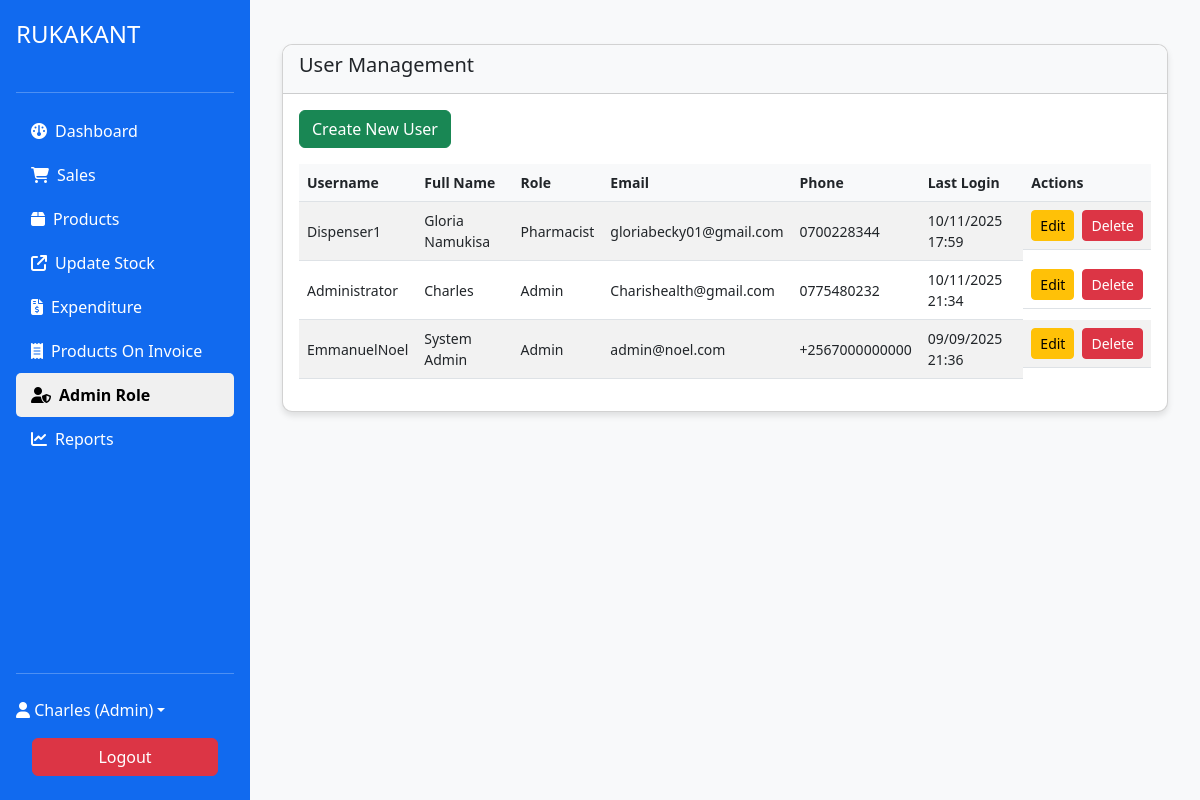
Screenshot of /system/admin.php (signed in) with the database file from the repository.
### tables this page shows
CREATE TABLE `users_pharm` (
  `id` int(11) NOT NULL,
  `username` varchar(50) NOT NULL,
  `password` varchar(255) NOT NULL,
  `role` enum('admin','pharmacist') NOT NULL,
  `full_name` varchar(100) NOT NULL,
  `email` varchar(100) NOT NULL,
  `phone` varchar(20) DEFAULT NULL,
  `created_at` datetime DEFAULT current_timestamp(),
  `last_login` datetime DEFAULT NULL,
  `status` tinyint(4) DEFAULT 1
);

### includes/db.php (called while the page is built, shortened)
<?php
class Database
{
    private $host = 'localhost';
    private $user = 'root';
    private $pass = '';
    private $dbname = 'hospital_management';
    private $conn;
    public function __construct()
    {
        $this->conn = new mysqli($this->host, $this->user, $this->pass, $this->dbname);
    }
    public function query($sql, $params = [])
    {
        $stmt = $this->conn->prepare($sql);
        $stmt->execute();
        $result = $stmt->get_result();
        return $result ? $result->fetch_all(MYSQLI_ASSOC) : false;
    }
}

### system/admin.php (the view, shortened to what this page needs)
<?php
require_once '../includes/db.php';
require_once '../includes/auth.php';
$users = $db->query("SELECT * FROM users_pharm ORDER BY created_at DESC");
?>
<!DOCTYPE html>
<html lang="en">
<head>
<link href="https://cdn.jsdelivr.net/npm/bootstrap@5.3.1/dist/css/bootstrap.min.css" rel="stylesheet" />
</head>
<body>
<?php require_once '../includes/header.php'; ?>
<div class="container-fluid mt-4">
    <div class="card mb-4">
        <div class="card-header"><h5>User Management</h5></div>
        <div class="card-body">
            <button class="btn btn-success mb-3" data-bs-toggle="modal" data-bs-target="#createUserModal">Create New User</button>
            <div class="table-responsive">
                <table class="table table-striped align-middle">
                    <thead>
                        <tr>
                            <th>Username</th>
                            <th>Full Name</th>
                            <th>Role</th>
                            <th>Email</th>
                            <th>Phone</th>
                            <th>Last Login</th>
                            <th>Actions</th>
                        </tr>
                    </thead>
                    <tbody>
                    <?php foreach ($users as $user): ?>
                        <tr>
                            <td><?= htmlspecialchars($user['username']) ?></td>
                            <td><?= htmlspecialchars($user['full_name']) ?></td>
                            <td><?= ucfirst($user['role']) ?></td>
                            <td><?= htmlspecialchars($user['email']) ?></td>
                            <td><?= htmlspecialchars($user['phone']) ?></td>
                            <td><?= $user['last_login'] ? date('d/m/Y H:i', strtotime($user['last_login'])) : 'Never' ?></td>
                            <td class="d-flex gap-2">
                                <button
                                    class="btn btn-sm btn-warning edit-btn flex-fill"
                                    data-id="<?= $user['id'] ?>"
                                    data-username="<?= htmlspecialchars($user['username'], ENT_QUOTES) ?>"
                                    data-full_name="<?= htmlspecialchars($user['full_name'], ENT_QUOTES) ?>"
                                    data-role="<?= $user['role'] ?>"
                                    data-email="<?= htmlspecialchars($user['email'], ENT_QUOTES) ?>"
                                    data-phone="<?= htmlspecialchars($user['phone'], ENT_QUOTES) ?>"
                                    data-bs-toggle="modal" data-bs-target="#editUserModal"
                                >Edit</button>
                                <a href="admin.php?delete=<?= $user['id'] ?>" class="btn btn-sm btn-danger flex-fill" onclick="return confirm('Are you sure?')">Delete</a>
                            </td>
                        </tr>
                    <?php endforeach; ?>
                    </tbody>
                </table>
            </div>
        </div>
    </div>
</div>
</body>
</html>

### assets/css/style.css (style rules this page uses)
body { font-family: 'Segoe UI', Tahoma, Geneva, Verdana, sans-serif; background-color: #f8f9fa; }
.card { border-radius: 10px; box-shadow: 0 4px 6px rgba(0, 0, 0, 0.1); margin-bottom: 20px; }
.card-header { border-radius: 10px 10px 0 0 !important; background-color: #f8f9fa; font-weight: 600; }
.table-responsive { overflow-x: auto; }
.table { font-size: 14px; }
.table th { font-weight: 600; background-color: #f8f9fa; }

### includes/header.php (style rules this page uses)
body, html { margin: 0; padding: 0; height: 100%; }

### rows the page displays
users_pharm: username "Dispenser1", full_name "Gloria Namukisa", role "Pharmacist", email "gloriabecky01@gmail.com", phone "0700228344", last_login "10/11/2025 17:59"
users_pharm: username "Administrator", full_name "Charles", role "Admin", email "Charishealth@gmail.com", phone "0775480232", last_login "10/11/2025 21:34"
users_pharm: username "EmmanuelNoel", full_name "System Admin", role "Admin", email "admin@noel.com", phone "+2567000000000", last_login "09/09/2025 21:36"

### other values shown
$_SESSION['full_name'] "Charles"
$_SESSION['role'] "Admin"
